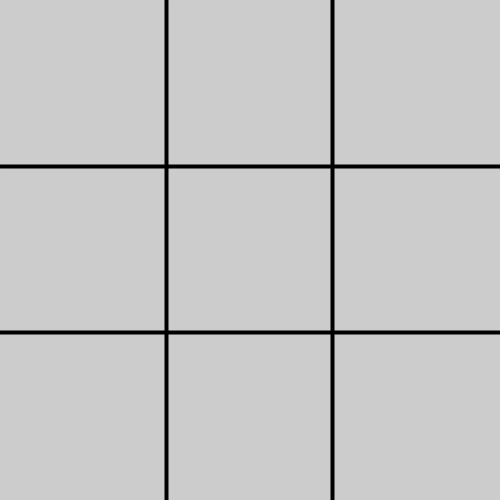
Frame 1 (no input)
Frame 60 (the mouse pressed at the canvas centre just before this capture): identical to frame 1, image omitted
Frame 120 (the mouse held since frame 60 and released just before this capture): identical to frame 1, image omitted

The Processing sketch that drew this single still picture (run headless with seeded random() and noise(); from frame 60 on, the mouse is pressed at the canvas centre):

// Processing sketch: ticTacToe
// ── ticTacToe.pde
game game;

void setup()
{
  game = new game();
  size(500, 500);
  
  game.setup();
}

void draw()
{
  game.draw();
}

void mousePressed()
{
  game.mouseClicked();
}

// ── game.pde
class game
{
  game(){}
    
  int[][] map = new int[3][3];
  
  void setup()
  {
    for(int a = 1; a <= 2; a++)
    {
      strokeWeight(4);
      stroke(0);
      line((width/3)*a, 0, (width/3)*a, height);
    }
    
    for(int a = 1; a <= 2; a++)
    {
      strokeWeight(4);
      stroke(0);
      line(0, (height/3)*a, width, (height/3)*a);
    }
    
    reset();
  }
  
  void draw()
  {
    if(hasWinner())
    {
     println("WINNER");
    }
  }
  
  void mouseClicked()
  {
    int x = (int) (mouseX / (width/3));
    int y = (int) (mouseY / (height/3));
    
    if(mouseButton == LEFT)
    {
      if(map[x][y] == 0)
      {
        drawX(x, y);
        map[x][y] = 2;
        
        logic();
      }
    }
    //else
    //{
    //  if(map[x][y] == 0)
    //  {
    //    drawO(x, y);
    //    map[x][y] = 1;
    //  }
    //}
  }
  
  void reset()
  {
    for(int a = 0; a < 3; a++)
    {
      for(int q = 0; q < 3; q++)
      {
        map[a][q] = 0;
      }
    }
  }
  
  void logic()
  {
    for(int q = 0; q < 3; q++)
    {
      for(int a = 0; a < 3; a++)
      {
        int s = 0;
        int correct = -1;
        
        for(int w = 0; w < 3; w++)
        {
          s += map[w][q];
          if(correct >= 0 && map[w][q] == 0)
          {
            s = 0;
            correct = -1;
            break;
          }
          else if(map[w][q] == 0)
          {
            correct = w;
          }
        }
        
        if(correct >= 0 && s == 3)
        {
          drawO(correct, q);
          map[correct][q] = 1;
        }
      }
    }
  }
  
  int sum(int[] s)
  {
    int q = 0;
    for(int a : s)
    {
      q += a;
    }
    
    return q;
  }
  
  boolean hasWinner()
  {
    for(int a = 0; a < 3; a++)
    {
      if(map[0][a] != 0 && map[0][a] == map[1][a] && map[1][a] == map[2][a])
      {
        return true;
      }
      
      if(map[a][0] != 0 && map[a][0] == map[a][1] && map[a][1] == map[a][2])
      {
        return true;
      }
    }
      
    if(map[0][0] != 0 && map[0][0] == map[1][1] && map[1][1] == map[2][2])
    {
      return true;
    }
    
    if(map[2][0] != 0 && map[2][0] == map[1][1] && map[1][1] == map[0][2])
    {
      return true;
    }
    
    return false;
  }
  
  void drawX(int x, int y)
  {
    if(map[x][y] == 0)
    {
      int bx = width/3;
      int by = height/3;
      strokeWeight(4);
      stroke(0);
      line(x * bx + 20, y * by + 20, x * bx + width/3 - 20, y * by + height/3 - 20);
      line(x * bx + width/3 - 20, y * by + 20, x * bx + 20, y * by + height/3 - 20);
    }
  }
  
  void drawO(int x, int y)
  {
    int bx = width/3;
    int by = height/3;
    
    if(map[x][y] == 0)
    {
      strokeWeight(4);
      stroke(0);
      noFill();
      ellipse(x * bx + (width/3)/2, y * by + (height/3)/2, width/3 - 20, height/3 - 20);
    }
  }
  
  void printMap()
  {
    println("===========================");
    for(int a = 0; a < 3; a++)
    {
      for(int q = 0; q < 3; q++)
      {
        print(map[q][a] + ", ");
      }
      println();
    }
    println("===========================");
  }
}
